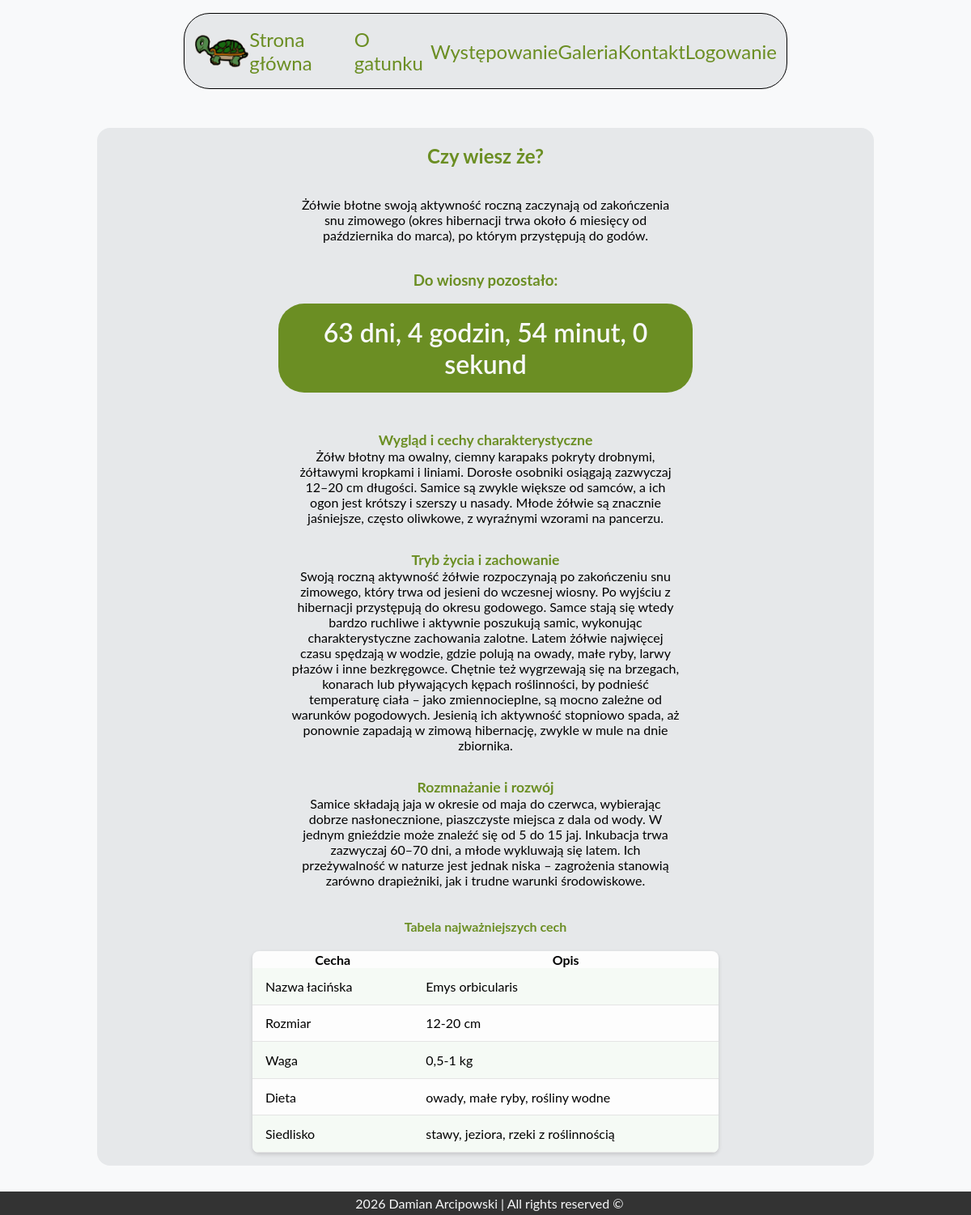
The page /?page=species on the database its author committed.
### tables this page shows
CREATE TABLE IF NOT EXISTS traits (
	id int AUTO_INCREMENT PRIMARY KEY,
    trait varchar(255) NOT NULL,
    description varchar(255) NOT NULL
);

### backend_logic/traits.php (the view)
<?php
require_once '../turtles_fullstack/config/database.php';
$sql = 'SELECT trait, description FROM traits';
$stmt = $conn->prepare($sql);
$stmt->execute();
$result = $stmt->get_result();
$assoc_array = $result->fetch_all(MYSQLI_ASSOC);
foreach ($assoc_array as $item) {
    echo '<tr>';
    echo '<td>' . $item['trait'] . '</td>';
    echo '<td>' . $item['description'] . '</td>';
    echo '</tr>';
}
?>

### css/style.css (style rules this page uses)
:root { --mainbg: #F8F9FA; --spanbg: #E6E8EA; --text: #333333; --headers: #000000; --borders: #B0B0B0; --accent: #6B8E23; --dark-accent: #475A27; }
body { font-size: 16px; display: flex; flex-direction: column; width: 100vw; min-height: 100vh; overflow-x: hidden; margin: 0; padding: 0; background-color: var(--mainbg); font-family: 'Lato', sans-serif; }
table td { padding: .8em 1em; border-bottom: 1px solid #E4E4E4; }
table tbody tr:nth-child(even) { background: #F5FAF5; }

### rows shown on the page
traits: trait "Nazwa łacińska", description "Emys orbicularis"
traits: trait "Rozmiar", description "12-20 cm"
traits: trait "Waga", description "0,5-1 kg"
traits: trait "Dieta", description "owady, małe ryby, rośliny wodne"
traits: trait "Siedlisko", description "stawy, jeziora, rzeki z roślinnością"
